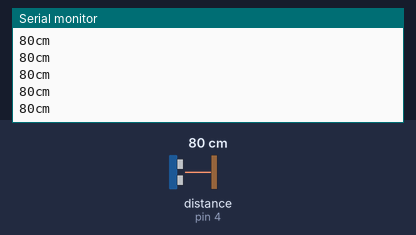
Simulated run of this sketch. Board: Arduino Uno, built with avr-gcc and run on an emulated ATmega328P. On the bench: the last lines printed to the serial monitor. Wiring (inferred from the names in the program): ultrasonic range finder: trigger pin 3; echo pin 4. The inputs (shaded band) are chosen by the test bench; at power-on: distance to the obstacle (sensor on pin 4) 80 cm. The echo pulse lasts 58.3 µs per cm.

Above: at 1.2 s.
1.3 s: distance to the obstacle (sensor on pin 4) set to 2 cm
At 1.48 s:
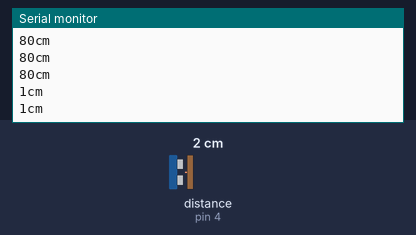
2.8 s: distance to the obstacle (sensor on pin 4) set to 120 cm
At 2.89 s:
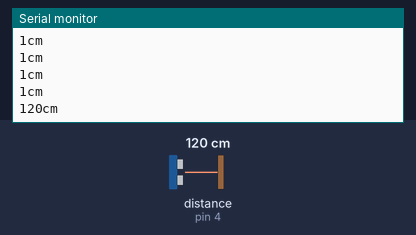
Timing chart, 0 to 5.8 s (numbered marks = the images above; inputs shaded):
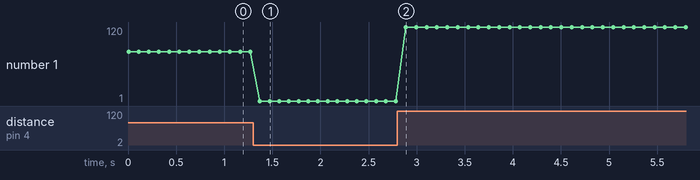

The sketch:

Ultrasonic_Sensor.ino
```cpp
const int trig = 3; // Trigger Pin of Ultrasonic Sensor
const int echo = 4; // Echo Pin of Ultrasonic Sensor

long duration, cm;

void setup() {
   Serial.begin(9600);
    pinMode(trig, OUTPUT);
    pinMode(echo, INPUT);
}

void loop() {

   digitalWrite(trig, LOW);
   delayMicroseconds(2);
   digitalWrite(trig, HIGH);
   delayMicroseconds(10);
   digitalWrite(trig, LOW);

   duration = pulseIn(echo, HIGH);

   cm = microsecondsToCentimeters(duration);

   Serial.print(cm);
   Serial.print("cm");
   Serial.println();
   delay(100);
}

long microsecondsToCentimeters(long microseconds) {
   return microseconds / 29 / 2;
}
```

Measured:
- after the input at 1.3 s, the serial monitor: prints a new line after 0.07 s (image 1)
- after the input at 2.8 s, the serial monitor: prints a new line after 0.09 s (image 2)
- plotted number 1: 80 → 1 after the input at 1.3 s, 1 → 120 after the input at 2.8 s
